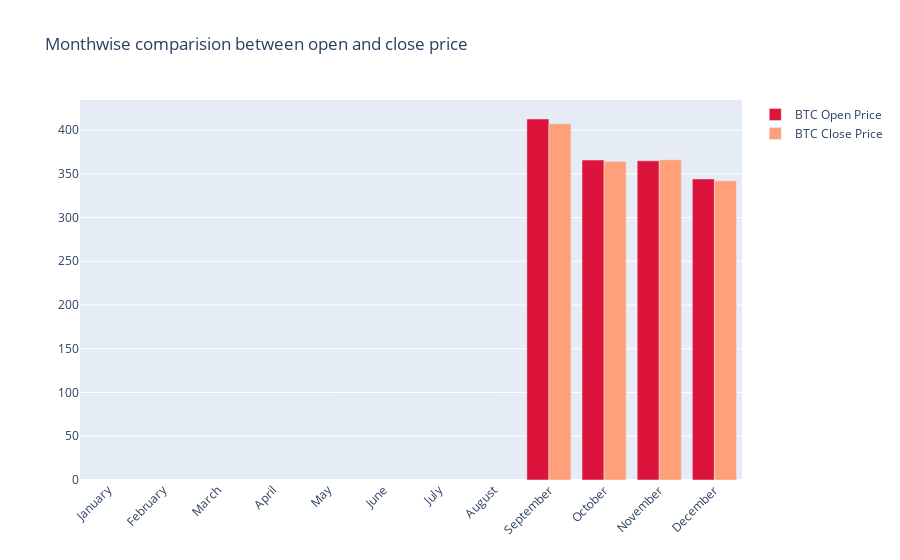

The code cell stored with this chart in its notebook:
### Markdown cell above
Note that we only have few months in 2014 so the rest of the months are **NaN**

### Code cell
fig = go.Figure()

fig.add_trace(go.Bar(
    x=monthvise.index,
    y=monthvise['Open'],
    name='BTC Open Price',
    marker_color='crimson'
))
fig.add_trace(go.Bar(
    x=monthvise.index,
    y=monthvise['Close'],
    name='BTC Close Price',
    marker_color='lightsalmon'
))

fig.update_layout(barmode='group', xaxis_tickangle=-45, 
                  title='Monthwise comparision between open and close price')
fig.show()

### Figure 1 — Plotly figure (JSON) as saved in the notebook; plotly's stock layout.template omitted (floating-point values rounded to 4 significant figures)
{"data": [{"marker": {"color": "crimson"}, "name": "BTC Open Price", "type": "bar", "x": ["January", "February", "March", "April", "May", "June", "July", "August", "September", "October", "November", "December"], "y": [null, null, null, null, null, null, null, null, 412.7, 365.7, 364.9, 344.1]}, {"marker": {"color": "lightsalmon"}, "name": "BTC Close Price", "type": "bar", "x": ["January", "February", "March", "April", "May", "June", "July", "August", "September", "October", "November", "December"], "y": [null, null, null, null, null, null, null, null, 407.2, 364.1, 366.1, 342.0]}], "layout": {"autosize": true, "barmode": "group", "title": {"text": "Monthwise comparision between open and close price"}, "xaxis": {"autorange": true, "range": [-0.5, 11.5], "tickangle": -45, "type": "category"}, "yaxis": {"autorange": true, "range": [0, 434.4], "type": "linear"}}}
